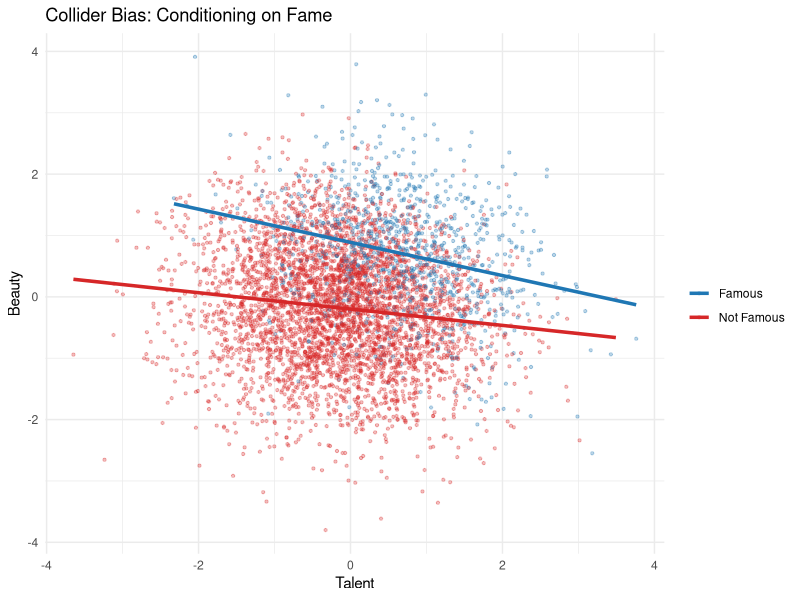
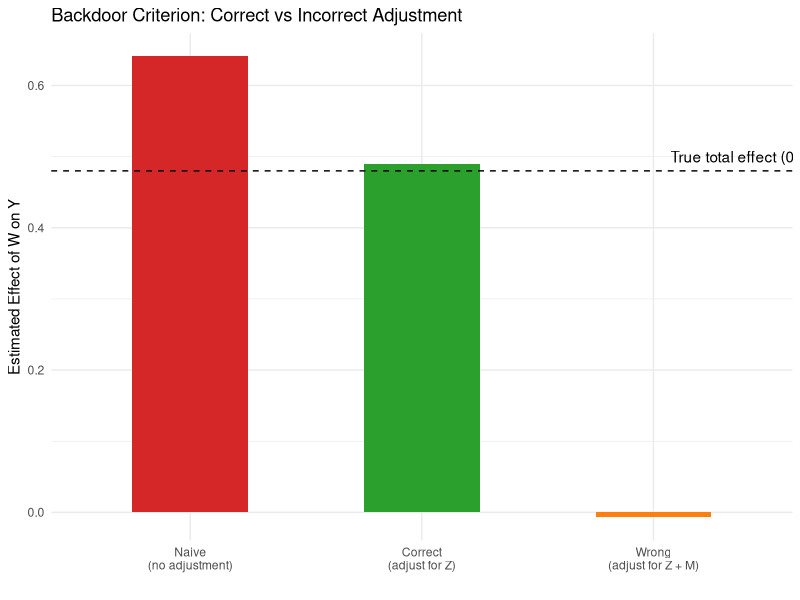

The R source for these figures, in order:
## ---- chunk 1
n <- 5000
talent <- rnorm(n)
beauty <- rnorm(n)
fame <- 0.7 * talent + 0.7 * beauty + rnorm(n)
df <- data.frame(talent, beauty, fame)

# In the full population: no association
cor(df$talent, df$beauty)

# Among famous people (conditioning on collider): spurious negative association
famous <- df[df$fame > quantile(df$fame, 0.8), ]
cor(famous$talent, famous$beauty)
## ---- chunk 2
library(ggplot2)
df$famous <- ifelse(df$fame > quantile(df$fame, 0.8), "Famous", "Not Famous")
ggplot(df, aes(x = talent, y = beauty, color = famous)) +
  geom_point(alpha = 0.3, size = 0.8) +
  geom_smooth(method = "lm", se = FALSE, linewidth = 1.2) +
  labs(title = "Collider Bias: Conditioning on Fame",
       x = "Talent", y = "Beauty", color = "") +
  scale_color_manual(values = c("Famous" = "#1f77b4", "Not Famous" = "#d62728")) +
  theme_minimal()
## ---- chunk 3
# Demonstrating d-separation with simulation
n <- 5000
Z <- rnorm(n)         # Common cause
W <- 0.6 * Z + rnorm(n)   # Treatment
M <- 0.5 * W + rnorm(n)   # Mediator
Y <- 0.4 * M + 0.5 * Z + rnorm(n)  # Outcome
C <- 0.3 * W + 0.3 * Y + rnorm(n)  # Collider

df <- data.frame(W, Z, M, Y, C)

# Marginal association between W and Y (d-connected)
cor(df$W, df$Y)

# Conditional on Z: still associated (causal path through M remains open)
resid_W <- residuals(lm(W ~ Z, data = df))
resid_Y <- residuals(lm(Y ~ Z, data = df))
cor(resid_W, resid_Y)

# Conditional on Z and M: now d-separated (both paths blocked)
resid_W2 <- residuals(lm(W ~ Z + M, data = df))
resid_Y2 <- residuals(lm(Y ~ Z + M, data = df))
cor(resid_W2, resid_Y2)
## ---- chunk 4
# Demonstrating the backdoor criterion
n <- 5000
Z <- rnorm(n)                          # Confounder
W <- 0.5 * Z + rnorm(n)               # Treatment
M <- 0.8 * W + rnorm(n)               # Mediator
Y <- 0.6 * M + 0.4 * Z + rnorm(n)    # Outcome (true total effect of W = 0.8 * 0.6 = 0.48)

df <- data.frame(Z, W, M, Y)

# Naive (biased): confounding through Z
naive <- lm(Y ~ W, data = df)
summary(naive)$coefficients["W", "Estimate"]

# Correct: adjust for Z only (backdoor criterion satisfied)
correct <- lm(Y ~ W + Z, data = df)
summary(correct)$coefficients["W", "Estimate"]

# Wrong: adjust for mediator M (blocks causal path)
wrong <- lm(Y ~ W + Z + M, data = df)
summary(wrong)$coefficients["W", "Estimate"]
## ---- chunk 5
estimates <- data.frame(
  Model = c("Naive\n(no adjustment)", "Correct\n(adjust for Z)", "Wrong\n(adjust for Z + M)"),
  Estimate = c(
    summary(naive)$coefficients["W", "Estimate"],
    summary(correct)$coefficients["W", "Estimate"],
    summary(wrong)$coefficients["W", "Estimate"]
  )
)
estimates$Model <- factor(estimates$Model,
  levels = c("Naive\n(no adjustment)", "Correct\n(adjust for Z)", "Wrong\n(adjust for Z + M)"))

ggplot(estimates, aes(x = Model, y = Estimate, fill = Model)) +
  geom_col(width = 0.5) +
  geom_hline(yintercept = 0.48, linetype = 2) +
  annotate("text", x = 3.4, y = 0.50, label = "True total effect (0.48)") +
  labs(title = "Backdoor Criterion: Correct vs Incorrect Adjustment",
       y = "Estimated Effect of W on Y", x = "") +
  scale_fill_manual(values = c("#d62728", "#2ca02c", "#ff7f0e")) +
  theme_minimal() +
  theme(legend.position = "none")
